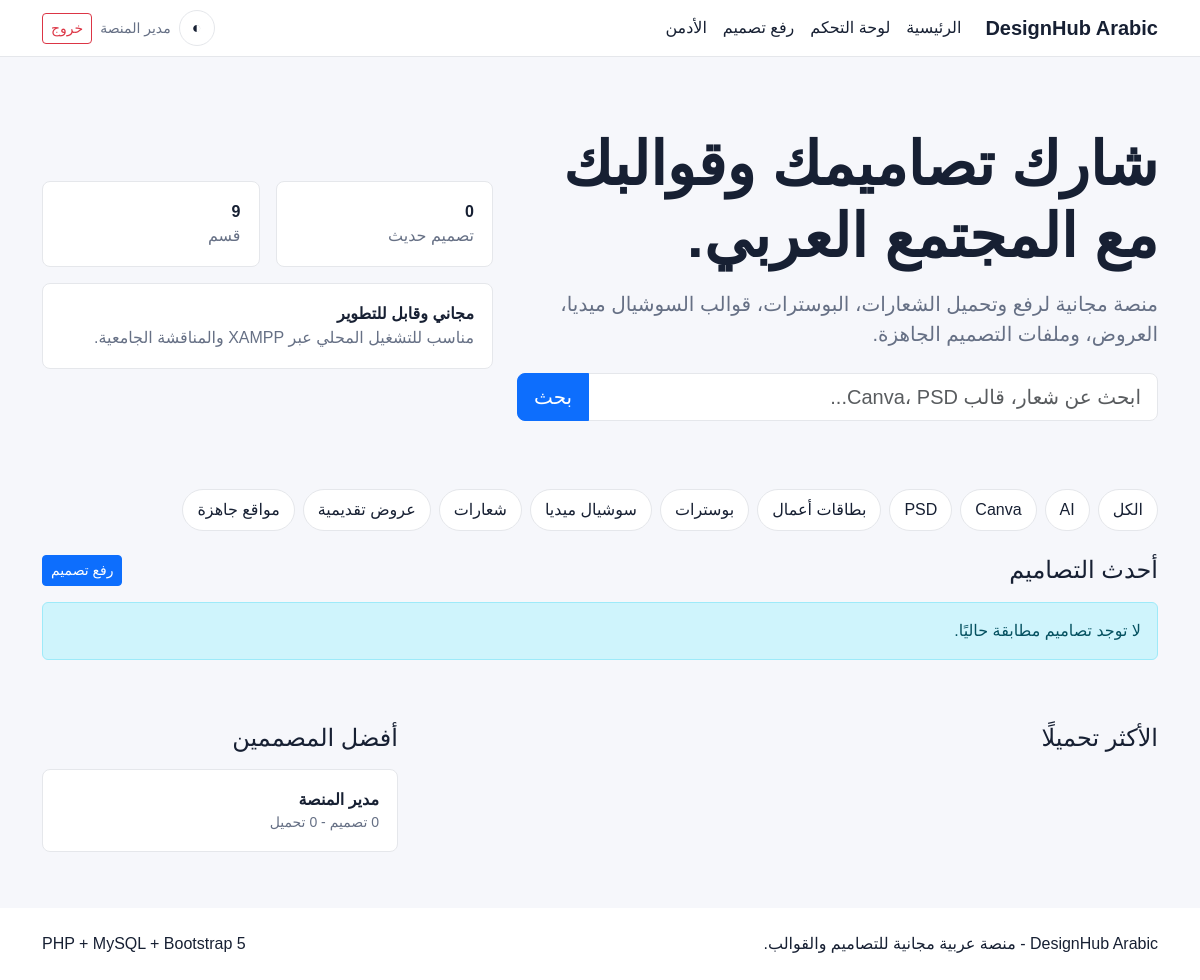
The page / (signed in) on the database its author committed.
### tables this page shows
CREATE TABLE IF NOT EXISTS categories (
  id INT AUTO_INCREMENT PRIMARY KEY,
  name VARCHAR(100) NOT NULL UNIQUE,
  created_at TIMESTAMP DEFAULT CURRENT_TIMESTAMP
);

### includes/auth.php (called while the page is built, shortened)
<?php
function e(?string $value): string
{
    return htmlspecialchars($value ?? '', ENT_QUOTES, 'UTF-8');
}
function current_user(): ?array
{
    return $_SESSION['user'] ?? null;
}
function is_logged_in(): bool
{
    return current_user() !== null;
}

### index.php (the view, shortened to what this page needs)
<?php
require_once __DIR__ . '/includes/db.php';
require_once __DIR__ . '/includes/auth.php';
$q = trim($_GET['q'] ?? '');
$page = max(1, (int)($_GET['page'] ?? 1));
$perPage = 12;
$categories = $pdo->query('SELECT * FROM categories ORDER BY name')->fetchAll();
$where = ["d.status = 'approved'"];
$params = [];
$offset = ($page - 1) * $perPage;
$sql = 'SELECT d.*, c.name AS category_name, u.username
    FROM designs d
    JOIN categories c ON c.id = d.category_id
    JOIN users u ON u.id = d.user_id
    WHERE ' . implode(' AND ', $where) . '
    ORDER BY d.created_at DESC
    LIMIT ' . (int)$perPage . ' OFFSET ' . (int)$offset;
$stmt = $pdo->prepare($sql);
$stmt->execute($params);
$latestDesigns = $stmt->fetchAll();
$topDesigners = $pdo->query(
    "SELECT u.username, u.profile_image, COUNT(d.id) AS total_designs, COALESCE(SUM(d.downloads), 0) AS total_downloads
     FROM users u LEFT JOIN designs d ON d.user_id = u.id AND d.status = 'approved'
     GROUP BY u.id ORDER BY total_downloads DESC, total_designs DESC LIMIT 5"
)->fetchAll();
include __DIR__ . '/includes/header.php';
?>
<section class="hero">
    <div class="container">
        <div class="row align-items-center g-4">
            <div class="col-lg-7">
                <h1>شارك تصاميمك وقوالبك مع المجتمع العربي.</h1>
                <p class="lead mt-3">منصة مجانية لرفع وتحميل الشعارات، البوسترات، قوالب السوشيال ميديا، العروض، وملفات التصميم الجاهزة.</p>
                <form class="search-box mt-4" method="get">
                    <div class="input-group input-group-lg">
                        <input class="form-control" name="q" value="<?= e($q) ?>" placeholder="ابحث عن شعار، قالب Canva، PSD...">
                        <button class="btn btn-primary">بحث</button>
                    </div>
                </form>
            </div>
            <div class="col-lg-5">
                <div class="row g-3">
                    <div class="col-6"><div class="stat-box"><strong><?= count($latestDesigns) ?></strong><br><span class="text-muted">تصميم حديث</span></div></div>
                    <div class="col-6"><div class="stat-box"><strong><?= count($categories) ?></strong><br><span class="text-muted">قسم</span></div></div>
                    <div class="col-12"><div class="stat-box"><strong>مجاني وقابل للتطوير</strong><br><span class="text-muted">مناسب للتشغيل المحلي عبر XAMPP والمناقشة الجامعية.</span></div></div>
                </div>
            </div>
        </div>
    </div>
</section>
<section class="container">
    <div class="d-flex flex-wrap gap-2 mb-4">
        <a class="category-pill" href="index.php">الكل</a>
        <?php foreach ($categories as $category): ?>
            <a class="category-pill" href="index.php?category=<?= (int)$category['id'] ?>"><?= e($category['name']) ?></a>
        <?php endforeach; ?>
    </div>
    <div class="d-flex justify-content-between align-items-center mb-3">
        <h2 class="h4 m-0">أحدث التصاميم</h2>
        <?php if (is_logged_in()): ?><a href="upload.php" class="btn btn-primary btn-sm">رفع تصميم</a><?php endif; ?>
    </div>
    <div class="row g-4">
        <?php if (!$latestDesigns): ?>
            <div class="col-12"><div class="alert alert-info">لا توجد تصاميم مطابقة حاليًا.</div></div>
        <?php endif; ?>
    </div>
</section>
<section class="container mt-5">
    <div class="row g-4">
        <div class="col-lg-8">
            <h2 class="h4 mb-3">الأكثر تحميلًا</h2>
        </div>
        <div class="col-lg-4">
            <h2 class="h4 mb-3">أفضل المصممين</h2>
            <?php foreach ($topDesigners as $designer): ?>
                <div class="stat-box mb-2">
                    <strong><?= e($designer['username']) ?></strong>
                    <div class="text-muted small"><?= (int)$designer['total_designs'] ?> تصميم - <?= (int)$designer['total_downloads'] ?> تحميل</div>
                </div>
            <?php endforeach; ?>
        </div>
    </div>
</section>
<?php include __DIR__ . '/includes/footer.php'; ?>

### assets/css/style.css (style rules this page uses)
:root { --bg: #f6f7fb; --surface: #ffffff; --text: #172033; --muted: #667085; --primary: #2563eb; --accent: #10b981; --border: #e5e7eb; }
body { background: var(--bg); color: var(--text); font-family: Tahoma, Arial, sans-serif; }
.navbar, footer, .card, .stat-box, .filter-bar, .auth-panel { background: var(--surface); border-color: var(--border) !important; }
.hero { padding: 72px 0 44px; }
.hero h1 { font-size: clamp(2rem, 5vw, 4.5rem); font-weight: 800; letter-spacing: 0; }
.hero p, .text-muted { color: var(--muted) !important; }
.search-box { max-width: 760px; }
.category-pill { display: inline-flex; align-items: center; padding: 8px 14px; border-radius: 999px; border: 1px solid var(--border); color: var(--text); text-decoration: none; background: var(--surface); }
.stat-box { border: 1px solid var(--border); border-radius: 8px; padding: 18px; }
.form-control, .form-select { background: var(--surface); color: var(--text); border-color: var(--border); }
a { color: var(--primary); }

### rows shown on the page
categories: name "AI"
categories: name "Canva"
categories: name "PSD"
categories: name "بطاقات أعمال"
categories: name "بوسترات"
categories: name "سوشيال ميديا"
categories: name "شعارات"
categories: name "عروض تقديمية"
categories: name "مواقع جاهزة"

### other values the page prints
current_user()['username'] "مدير المنصة"
count($latestDesigns) "0"
count($categories) "9"
$designer['username'] "مدير المنصة"
$designer['total_designs'] "0"
